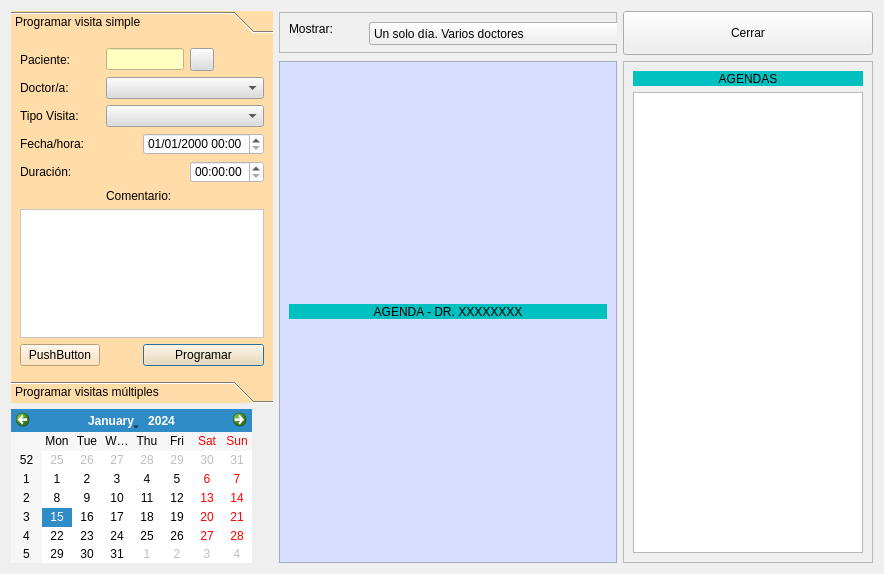
<?xml version="1.0" encoding="UTF-8"?>
<ui version="4.0">
 <class>frmAgendaVisitas</class>
 <widget class="QDialog" name="frmAgendaVisitas">
  <property name="geometry">
   <rect>
    <x>0</x>
    <y>0</y>
    <width>884</width>
    <height>574</height>
   </rect>
  </property>
  <property name="windowTitle">
   <string>Gestión de la Agenda</string>
  </property>
  <property name="windowIcon">
   <iconset resource="terra.qrc">
    <normaloff>:/Icons/PNG/terra.png</normaloff>:/Icons/PNG/terra.png</iconset>
  </property>
  <layout class="QGridLayout" name="gridLayout_2">
   <item row="0" column="0" rowspan="2">
    <widget class="QToolBox" name="toolBox">
     <property name="minimumSize">
      <size>
       <width>262</width>
       <height>297</height>
      </size>
     </property>
     <property name="maximumSize">
      <size>
       <width>241</width>
       <height>16777215</height>
      </size>
     </property>
     <property name="styleSheet">
      <string notr="true">background-color: rgb(255, 220, 168);</string>
     </property>
     <property name="currentIndex">
      <number>0</number>
     </property>
     <widget class="QWidget" name="page">
      <property name="geometry">
       <rect>
        <x>0</x>
        <y>0</y>
        <width>283</width>
        <height>319</height>
       </rect>
      </property>
      <attribute name="label">
       <string>Programar visita simple</string>
      </attribute>
      <layout class="QGridLayout" name="gridLayout_3">
       <item row="0" column="1" colspan="2">
        <widget class="QLineEdit" name="lineEdit">
         <property name="enabled">
          <bool>false</bool>
         </property>
         <property name="styleSheet">
          <string notr="true">background-color: rgb(255, 255, 192);
color: rgb(0, 128, 128);</string>
         </property>
        </widget>
       </item>
       <item row="0" column="3">
        <widget class="QToolButton" name="toolButton">
         <property name="styleSheet">
          <string notr="true">background-color: rgb(220, 220, 220);</string>
         </property>
         <property name="text">
          <string/>
         </property>
         <property name="icon">
          <iconset resource="terra.qrc">
           <normaloff>:/Icons/PNG/search.png</normaloff>:/Icons/PNG/search.png</iconset>
         </property>
        </widget>
       </item>
       <item row="1" column="0">
        <widget class="QLabel" name="label_2">
         <property name="text">
          <string>Doctor/a:</string>
         </property>
        </widget>
       </item>
       <item row="2" column="1" colspan="3">
        <widget class="QComboBox" name="comboBox_2">
         <property name="styleSheet">
          <string notr="true">background-color: rgb(220, 220, 220);</string>
         </property>
        </widget>
       </item>
       <item row="3" column="0" colspan="2">
        <widget class="QLabel" name="label_5">
         <property name="text">
          <string>Fecha/hora:</string>
         </property>
        </widget>
       </item>
       <item row="3" column="2" colspan="2">
        <widget class="QDateTimeEdit" name="dateTimeEdit">
         <property name="styleSheet">
          <string notr="true">background-color: rgb(255, 255, 255);</string>
         </property>
         <property name="displayFormat">
          <string>dd/MM/yyyy HH:mm</string>
         </property>
        </widget>
       </item>
       <item row="5" column="1" colspan="2">
        <widget class="QLabel" name="label_4">
         <property name="text">
          <string>Comentario:</string>
         </property>
        </widget>
       </item>
       <item row="6" column="0" colspan="4">
        <widget class="QPlainTextEdit" name="plainTextEdit">
         <property name="styleSheet">
          <string notr="true">background-color: rgb(255, 255, 255);</string>
         </property>
        </widget>
       </item>
       <item row="7" column="2" colspan="2">
        <widget class="QPushButton" name="pushButton_3">
         <property name="text">
          <string>Programar</string>
         </property>
        </widget>
       </item>
       <item row="0" column="0">
        <widget class="QLabel" name="label">
         <property name="text">
          <string>Paciente:</string>
         </property>
        </widget>
       </item>
       <item row="1" column="1" colspan="3">
        <widget class="QComboBox" name="comboBox">
         <property name="styleSheet">
          <string notr="true">background-color: rgb(220, 220, 220);</string>
         </property>
        </widget>
       </item>
       <item row="2" column="0">
        <widget class="QLabel" name="label_3">
         <property name="text">
          <string>Tipo Visita:</string>
         </property>
        </widget>
       </item>
       <item row="4" column="0">
        <widget class="QLabel" name="label_7">
         <property name="text">
          <string>Duración:</string>
         </property>
        </widget>
       </item>
       <item row="4" column="3">
        <widget class="QTimeEdit" name="timeEdit">
         <property name="styleSheet">
          <string notr="true">background-color: rgb(255, 255, 255);</string>
         </property>
        </widget>
       </item>
       <item row="7" column="0">
        <widget class="QPushButton" name="pushButton_4">
         <property name="text">
          <string>PushButton</string>
         </property>
        </widget>
       </item>
      </layout>
     </widget>
     <widget class="QWidget" name="page_2">
      <property name="geometry">
       <rect>
        <x>0</x>
        <y>0</y>
        <width>100</width>
        <height>30</height>
       </rect>
      </property>
      <attribute name="label">
       <string>Programar visitas múltiples</string>
      </attribute>
      <widget class="QPushButton" name="pushButton_2">
       <property name="geometry">
        <rect>
         <x>150</x>
         <y>200</y>
         <width>89</width>
         <height>23</height>
        </rect>
       </property>
       <property name="text">
        <string>Programar</string>
       </property>
      </widget>
     </widget>
    </widget>
   </item>
   <item row="0" column="1">
    <widget class="QFrame" name="frame_2">
     <property name="minimumSize">
      <size>
       <width>0</width>
       <height>41</height>
      </size>
     </property>
     <property name="maximumSize">
      <size>
       <width>16777215</width>
       <height>41</height>
      </size>
     </property>
     <property name="frameShape">
      <enum>QFrame::StyledPanel</enum>
     </property>
     <property name="frameShadow">
      <enum>QFrame::Raised</enum>
     </property>
     <widget class="QLabel" name="label_6">
      <property name="geometry">
       <rect>
        <x>10</x>
        <y>10</y>
        <width>57</width>
        <height>14</height>
       </rect>
      </property>
      <property name="text">
       <string>Mostrar:</string>
      </property>
     </widget>
     <widget class="QComboBox" name="comboBox_3">
      <property name="geometry">
       <rect>
        <x>90</x>
        <y>10</y>
        <width>431</width>
        <height>23</height>
       </rect>
      </property>
      <item>
       <property name="text">
        <string>Un solo día. Varios doctores</string>
       </property>
      </item>
      <item>
       <property name="text">
        <string>Semana. Un solo doctor</string>
       </property>
      </item>
      <item>
       <property name="text">
        <string>Semana. Dos doctores.</string>
       </property>
      </item>
     </widget>
    </widget>
   </item>
   <item row="0" column="2">
    <widget class="QPushButton" name="pushButton">
     <property name="minimumSize">
      <size>
       <width>0</width>
       <height>44</height>
      </size>
     </property>
     <property name="text">
      <string>Cerrar</string>
     </property>
     <property name="icon">
      <iconset resource="terra.qrc">
       <normaloff>:/Icons/PNG/Exit.png</normaloff>:/Icons/PNG/Exit.png</iconset>
     </property>
    </widget>
   </item>
   <item row="1" column="1" rowspan="2">
    <widget class="QFrame" name="FrameCalendar">
     <property name="styleSheet">
      <string notr="true">background-color: rgb(215, 222, 255);</string>
     </property>
     <property name="frameShape">
      <enum>QFrame::StyledPanel</enum>
     </property>
     <property name="frameShadow">
      <enum>QFrame::Raised</enum>
     </property>
     <layout class="QGridLayout" name="gridLayout">
      <item row="0" column="0">
       <widget class="QLabel" name="label_44">
        <property name="minimumSize">
         <size>
          <width>0</width>
          <height>15</height>
         </size>
        </property>
        <property name="maximumSize">
         <size>
          <width>16777215</width>
          <height>15</height>
         </size>
        </property>
        <property name="styleSheet">
         <string notr="true">background-color: rgb(0, 192, 192);</string>
        </property>
        <property name="text">
         <string>AGENDA - DR. XXXXXXXX</string>
        </property>
        <property name="alignment">
         <set>Qt::AlignCenter</set>
        </property>
       </widget>
      </item>
     </layout>
    </widget>
   </item>
   <item row="1" column="2" rowspan="2">
    <widget class="QFrame" name="frame_3">
     <property name="minimumSize">
      <size>
       <width>199</width>
       <height>0</height>
      </size>
     </property>
     <property name="maximumSize">
      <size>
       <width>250</width>
       <height>16777215</height>
      </size>
     </property>
     <property name="frameShape">
      <enum>QFrame::StyledPanel</enum>
     </property>
     <property name="frameShadow">
      <enum>QFrame::Raised</enum>
     </property>
     <layout class="QVBoxLayout" name="verticalLayout">
      <item>
       <widget class="QLabel" name="label_43">
        <property name="minimumSize">
         <size>
          <width>0</width>
          <height>15</height>
         </size>
        </property>
        <property name="maximumSize">
         <size>
          <width>16777215</width>
          <height>15</height>
         </size>
        </property>
        <property name="styleSheet">
         <string notr="true">background-color: rgb(0, 192, 192);</string>
        </property>
        <property name="text">
         <string>AGENDAS</string>
        </property>
        <property name="alignment">
         <set>Qt::AlignCenter</set>
        </property>
       </widget>
      </item>
      <item>
       <widget class="QTreeView" name="treeView"/>
      </item>
     </layout>
    </widget>
   </item>
   <item row="2" column="0">
    <widget class="QCalendarWidget" name="calendarWidget">
     <property name="maximumSize">
      <size>
       <width>241</width>
       <height>1200</height>
      </size>
     </property>
    </widget>
   </item>
  </layout>
 </widget>
 <resources>
  <include location="terra.qrc"/>
 </resources>
 <connections>
  <connection>
   <sender>pushButton</sender>
   <signal>clicked()</signal>
   <receiver>frmAgendaVisitas</receiver>
   <slot>close()</slot>
   <hints>
    <hint type="sourcelabel">
     <x>672</x>
     <y>12</y>
    </hint>
    <hint type="destinationlabel">
     <x>570</x>
     <y>71</y>
    </hint>
   </hints>
  </connection>
 </connections>
</ui>
